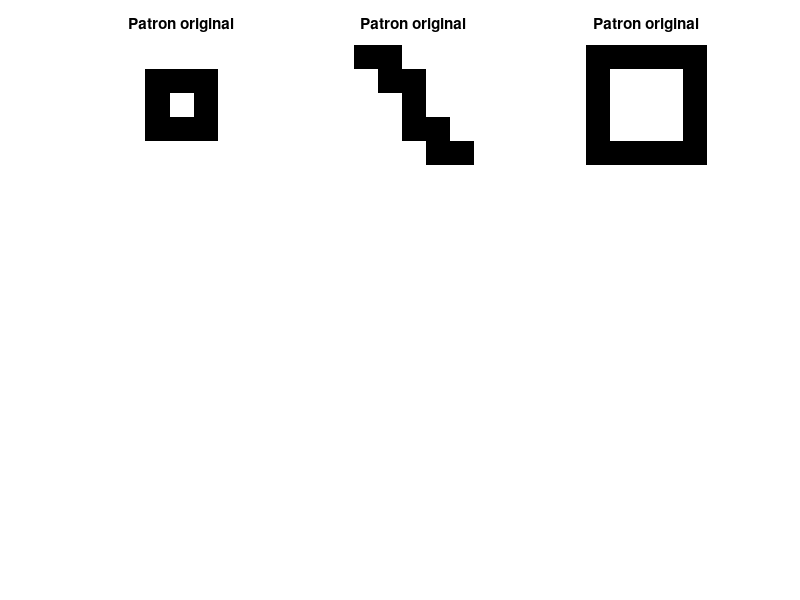

The MATLAB script that drew this image: (Note: this script raises an error after producing the figure.)
%% Ejercicio 6 - Redes neuronales dinámicas
clear all; close all; clc

%% Ejercicio 6.1
% Implemente la arquitectura y entrenamiento Hebbiano para una red
% recurrente de Hopfield con los patrones que se muestran en la Figura 1.

load('patrones5x5.mat') % cargo los patrones desde un archivo

% Grafico los 3 patrones de la figura 1

N = size(patrones5x5,2);           % cantidad de patrones

invgray = flipud(colormap(gray));  % escala de colores a utilizar
colormap(invgray);                 % blanco y negro 

for p = 1:3
    patronReshaped = reshape(patrones5x5(p,:),[5 5]); % patron --> imagen   
    subplot(3,3,p); imagesc(patronReshaped'); axis equal tight off
    title('Patron original')
end
%%
% Dados los 3 patrones entreno con ellos una red de Hopfield y obtengo la
% matriz de pesos.

W = entrenarHopfield(patrones5x5); % matriz de pesos de la red

Pmax = N / (2*log(N));             % capacidad maxima de almacenamiento

fprintf(['La capacidad de almacenamiento %0.2f ' ...
         'supera la cantidad de patrones a recordar (3).\n'], Pmax);

%% 
% Ahora pruebo recuperar los patrones originales a partir de patrones 
% ruidosos

cambiar = randperm(N,4); % 4 posiciones que voy a cambiar de signo

for p = 1:3
    ruidoso = patrones5x5(p,:);
    ruidoso(cambiar) = (-1)*ruidoso(cambiar);
    recup = recuperarHopfield(ruidoso, W); % recuperado
    recupReshaped = reshape(recup,[5 5]); % patron --> imagen   
    subplot(3,3,6+p); imagesc(recupReshaped'); axis equal tight off
    title('Patron recuperado')
    subplot(3,3,3+p); imagesc(reshape(ruidoso,[5 5])'); axis equal tight off
    title('Patron ruidoso')
end

%%
% Con el nivel de ruido introducido, 4 cambios en 25 elementos, el segundo 
% y tercer patrón son recuperados en la mayoría de las oprtunidades.
% En cambio el primer patrón es recuperado con un error en el bit central.
%
% El código de las funciones utilizadas se transcribe a continuación.

%% entrenarHopfield.m
dbtype entrenarHopfield.m

%% recuperarHopfield.m
dbtype recuperarHopfield.m



%% Ejercicio 6.2
% Utilice la red de Hopfield como memoria asociativa para los patrones de
% la figura 2.
clear all; figure

load('numeros7x5.mat') % en la posicion 10 se ubica el 0

numMax = 4; % limite de la cantidad de digitos a almacenar 
numeros7x5 = numeros7x5(1:numMax,:);% carga los digitos indicados
N = size(numeros7x5,2);             % cantidad de pixeles

invgray = flipud(colormap(gray));  % escala de colores a utilizar
colormap(invgray);                 % blanco y negro 

for p = 1:numMax % 10 es 0
    patronReshaped = reshape(numeros7x5(p,:),[7 5]); % patron --> imagen   
    subplot(4,numMax,p); imagesc(patronReshaped); 
    axis equal tight off
    title('Patron original')
end

%% 
% Dados los numMax patrones entreno con ellos una red de Hopfield y obtengo
% la matriz de pesos.

W = entrenarHopfield(numeros7x5); % matriz de pesos de la red

Pmax = N / (2*log(N));             % capacidad maxima de almacenamiento

fprintf(['La capacidad de almacenamiento es de %0.2f.\n'], Pmax);

%% Ejercicio 6.3
% Agregue diferentes cantidades de ruido a los patrones de la Figura 2 y 
% utilice estos ejemplos ruidosos para acceder a las memorias fundamentales
% almacenadas como en el ejercicio anterior. Para simular cantidades 
% controladas de ruido se sugiere invertir (blanco a negro y viceversa) 
% cada pixel del dígito con probabilidades 0.1, 0.2 y 0.5.
%% 
% Ahora pruebo recuperar los patrones originales a partir de los patrones 
% con distintos niveles de ruido.

ruidos = [0.1 0.2 0.5]; % niveles de ruido

for p = 1:numMax 
    for r = 1:3
        nCambios = floor(N*ruidos(r));
        cambiar = randperm(N,nCambios); % posiciones a cambiar de signo
        ruidoso = numeros7x5(p,:);
        ruidoso(cambiar) = (-1)*ruidoso(cambiar);
        recup = recuperarHopfield(ruidoso, W); % recuperado
        recupReshaped = reshape(recup,[7 5]); % patron --> imagen
        subplot(4,numMax,r*numMax+p); imagesc(recupReshaped);
        axis off equal tight
        tit = sprintf('%2.0f%% ruido',100*nCambios/N);
        title(tit)
    end
end

%%
% Al entrenar con los 10 números se sobrepasa la capacidad de
% almacenamiento máxima de la red por lo que se recupera siempre el mismo
% digito (9) o su versión especular, aún en los niveles de ruidos más
% bajos.
%
% Reduciendo la cantidad de digitos en la memoria se observa que para
% cuatro digitos o menos se logra obtener cierto grado de recuperación. Si 
% se entrena con cuatro digitos (como se observa en la Figura NN) se
% logra recuperar el 1 y el 4, en cambio el 2 y el 3 al ser parecidos
% devuelven un patrón que se parece a ambos pero no es ninguno de ellos.
% Con el mayor nivel de ruido (50%) se pierde toda posibilidad de
% recuperación.
